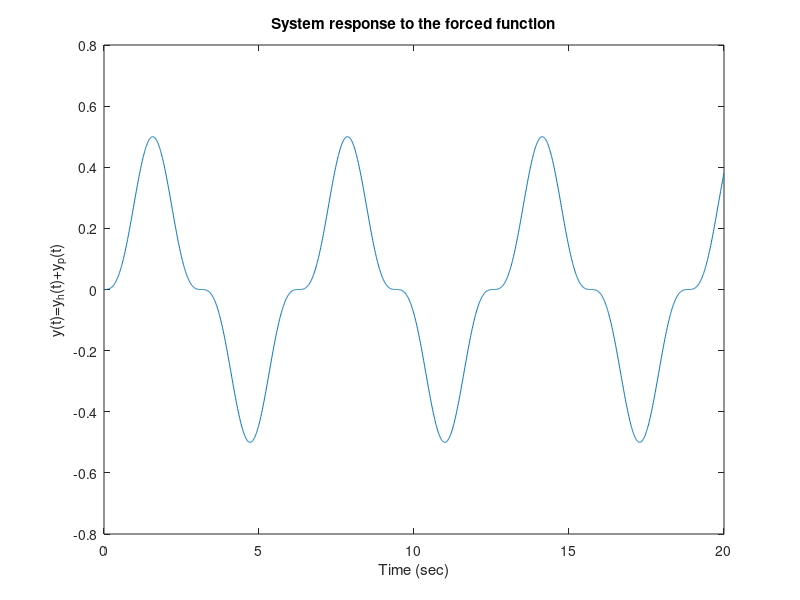

The MATLAB script that drew this image:
% Problem B-2-25 by BM
t=0.01:0.01:20;
y=(3/8)*sin(t)-(1/8)*sin(3*t);
plot(t,y)
xlabel('Time (sec)')
ylabel ('y(t)=y_h(t)+y_p(t)')
title('System response to the forced function')
